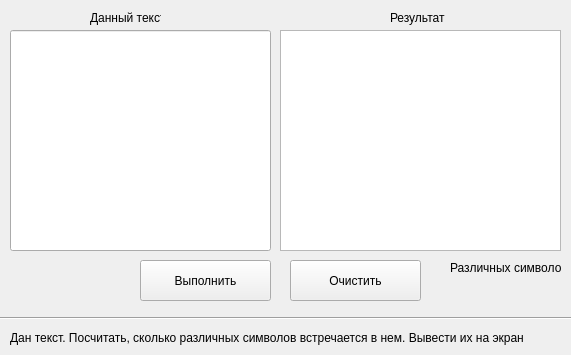
<?xml version="1.0" encoding="UTF-8"?>
<ui version="4.0">
 <class>Form</class>
 <widget class="QWidget" name="Form">
  <property name="geometry">
   <rect>
    <x>0</x>
    <y>0</y>
    <width>571</width>
    <height>355</height>
   </rect>
  </property>
  <property name="windowTitle">
   <string>Form</string>
  </property>
  <widget class="QLineEdit" name="lineEdit">
   <property name="geometry">
    <rect>
     <x>10</x>
     <y>30</y>
     <width>261</width>
     <height>221</height>
    </rect>
   </property>
  </widget>
  <widget class="QLabel" name="label">
   <property name="geometry">
    <rect>
     <x>90</x>
     <y>10</y>
     <width>71</width>
     <height>16</height>
    </rect>
   </property>
   <property name="text">
    <string>Данный текст</string>
   </property>
  </widget>
  <widget class="QLabel" name="label_2">
   <property name="geometry">
    <rect>
     <x>390</x>
     <y>10</y>
     <width>61</width>
     <height>16</height>
    </rect>
   </property>
   <property name="text">
    <string>Результат</string>
   </property>
  </widget>
  <widget class="QPushButton" name="pushButton">
   <property name="geometry">
    <rect>
     <x>140</x>
     <y>260</y>
     <width>131</width>
     <height>41</height>
    </rect>
   </property>
   <property name="text">
    <string>Выполнить</string>
   </property>
  </widget>
  <widget class="QPushButton" name="pushButton_2">
   <property name="geometry">
    <rect>
     <x>290</x>
     <y>260</y>
     <width>131</width>
     <height>41</height>
    </rect>
   </property>
   <property name="text">
    <string>Очистить</string>
   </property>
  </widget>
  <widget class="Line" name="line">
   <property name="geometry">
    <rect>
     <x>0</x>
     <y>310</y>
     <width>701</width>
     <height>16</height>
    </rect>
   </property>
   <property name="orientation">
    <enum>Qt::Horizontal</enum>
   </property>
  </widget>
  <widget class="QLabel" name="label_3">
   <property name="geometry">
    <rect>
     <x>10</x>
     <y>330</y>
     <width>681</width>
     <height>16</height>
    </rect>
   </property>
   <property name="text">
    <string>Дан текст. Посчитать, сколько различных символов встречается в нем. Вывести их на экран</string>
   </property>
  </widget>
  <widget class="QLabel" name="label_4">
   <property name="geometry">
    <rect>
     <x>450</x>
     <y>260</y>
     <width>111</width>
     <height>16</height>
    </rect>
   </property>
   <property name="text">
    <string>Различных символов</string>
   </property>
  </widget>
  <widget class="QLabel" name="label_5">
   <property name="geometry">
    <rect>
     <x>450</x>
     <y>280</y>
     <width>47</width>
     <height>13</height>
    </rect>
   </property>
   <property name="text">
    <string/>
   </property>
  </widget>
  <widget class="QTextEdit" name="textEdit">
   <property name="geometry">
    <rect>
     <x>280</x>
     <y>30</y>
     <width>281</width>
     <height>221</height>
    </rect>
   </property>
   <property name="html">
    <string>&lt;!DOCTYPE HTML PUBLIC &quot;-//W3C//DTD HTML 4.0//EN&quot; &quot;http://www.w3.org/TR/REC-html40/strict.dtd&quot;&gt;
&lt;html&gt;&lt;head&gt;&lt;meta name=&quot;qrichtext&quot; content=&quot;1&quot; /&gt;&lt;style type=&quot;text/css&quot;&gt;
p, li { white-space: pre-wrap; }
&lt;/style&gt;&lt;/head&gt;&lt;body style=&quot; font-family:'MS Shell Dlg 2'; font-size:8.25pt; font-weight:400; font-style:normal;&quot;&gt;
&lt;p style=&quot;-qt-paragraph-type:empty; margin-top:0px; margin-bottom:0px; margin-left:0px; margin-right:0px; -qt-block-indent:0; text-indent:0px;&quot;&gt;&lt;br /&gt;&lt;/p&gt;&lt;/body&gt;&lt;/html&gt;</string>
   </property>
  </widget>
 </widget>
 <resources/>
 <connections/>
</ui>
